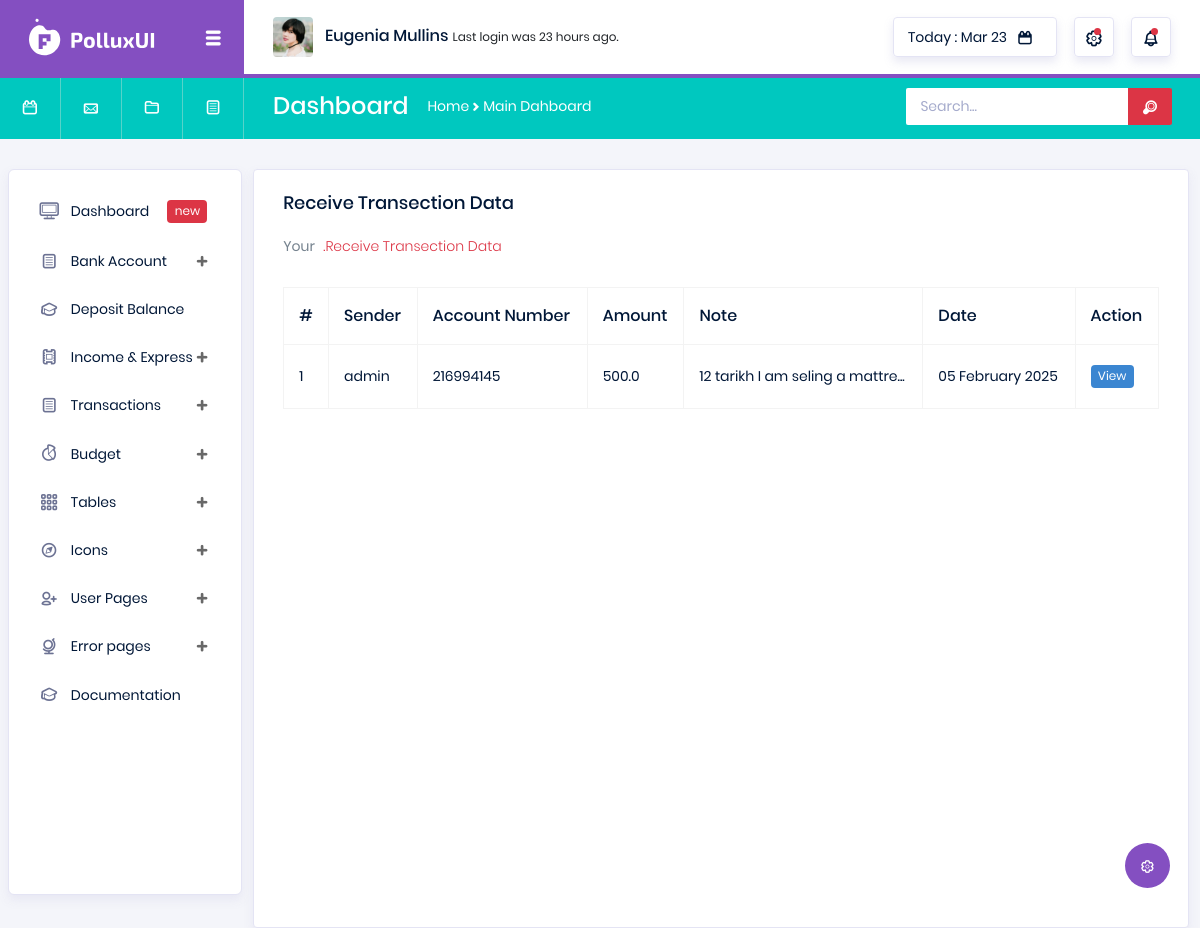
/receive-transection/ (signed in), run on the app's committed database.
### transactions/models.py (models this page shows)
class Transaction(models.Model):
    send_user = models.ForeignKey(User, on_delete=models.CASCADE, related_name='send_user')
    receive_user = models.ForeignKey(User, on_delete=models.CASCADE, related_name='receive_user')
    account_number = models.CharField(max_length=3600)
    amount = models.FloatField(default=0)
    note = models.TextField()
    transection_date = models.DateTimeField(auto_now_add=True)

### accounts/models.py (models this page shows, shortened)
class Profile(models.Model):
    user = models.OneToOneField(User, on_delete=models.CASCADE, related_name='user_profile')
    profile_pic = models.ImageField(upload_to='profile_pic', blank=True, null=True)
    account_number = models.CharField(max_length=3600 ,unique=True, null=True, blank=True)
    bio = models.CharField(max_length=60, blank=True, null=True)
    adress = models.CharField(max_length=260)
    createat = models.DateTimeField(auto_now_add=True)

### transactions/views.py (the view)
# urls.py: path('receive-transection/', views.receive_transection, name='receive_transection'),
def receive_transection(request):
    current_user = request.user
    account_number = request.user.user_profile.account_number
    receiver_transection_data = Transaction.objects.filter(Q(receive_user=current_user) & Q(account_number=account_number))
    if not receiver_transection_data.exists():
        messages.warning(request, "No Transection Data Available.")
    context = {
        'receive_transection':receiver_transection_data
    }
    return render(request, 'transaction/receive_transection.html', context)

### templates/transaction/receive_transection.html (shortened to what this page needs)
{% extends 'base.html' %}
{% load static %}
{% block body %}
<div class="col-lg-12 grid-margin stretch-card">
    <div class="card">
      <div class="card-body">
        <h4 class="card-title">Receive Transection Data</h4>
        <p class="card-description">
          Your <code>.Receive Transection Data</code>
        </p>
        <div class="table-responsive pt-3">
          <table class="table table-bordered">
            <thead>
              <tr>
                <th>
                  #
                </th>
                <th>
                  Sender
                </th>
                <th>
                  Account Number
                </th>
                <th>
                  Amount
                </th>
                <th>
                  Note
                </th>
                <th>
                  Date
                </th>
                <th>
                  Action
                </th>
              </tr>
            </thead>
            <tbody>
              {% for data in receive_transection %}
              <tr>
                <td>
                  {{forloop.counter}}
                </td>
                <td>
                  {{data.send_user}}
                </td>
                <td>
                    {{data.send_user.user_profile.account_number}}
                </td>
                <td>
                    {{data.amount}}
                  </td>
                <td>
                  {{data.note|slice:30}}...
                </td>
                <td>
                    {{data.transection_date|date:"d F Y"}}
                </td>
                <td>
                  <a href="" class="badge badge-info">View</a>
                </td>
              </tr>
            {% endfor %}
            </tbody>
          </table>
        </div>
      </div>
    </div>
  </div>
{% endblock %}

### data on the page
Transaction: send_user "admin", send_user.user_profile.account_number "216994145", amount "500.0", note "12 tarikh I am seling a mattre", transection_date "05 February 2025"
